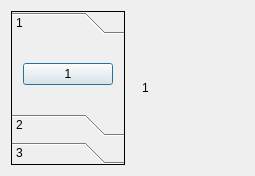
<?xml version="1.0" encoding="UTF-8"?>
<ui version="4.0">
 <class>QtDialog</class>
 <widget class="QDialog" name="QtDialog">
  <property name="geometry">
   <rect>
    <x>0</x>
    <y>0</y>
    <width>255</width>
    <height>170</height>
   </rect>
  </property>
  <layout class="QHBoxLayout" name="horizontalLayout">
   <item>
    <widget class="QToolBox" name="toolBox">
     <property name="sizePolicy">
      <sizepolicy hsizetype="Preferred" vsizetype="Preferred">
       <horstretch>1</horstretch>
       <verstretch>0</verstretch>
      </sizepolicy>
     </property>
     <property name="frameShape">
      <enum>QFrame::Panel</enum>
     </property>
     <property name="lineWidth">
      <number>1</number>
     </property>
     <property name="currentIndex">
      <number>0</number>
     </property>
     <widget class="QWidget" name="page">
      <property name="geometry">
       <rect>
        <x>0</x>
        <y>0</y>
        <width>114</width>
        <height>69</height>
       </rect>
      </property>
      <attribute name="label">
       <string>1</string>
      </attribute>
      <layout class="QVBoxLayout" name="verticalLayout">
       <item>
        <widget class="QPushButton" name="pushButton_1">
         <property name="text">
          <string>1</string>
         </property>
        </widget>
       </item>
      </layout>
     </widget>
     <widget class="QWidget" name="page_2">
      <property name="geometry">
       <rect>
        <x>0</x>
        <y>0</y>
        <width>114</width>
        <height>69</height>
       </rect>
      </property>
      <attribute name="label">
       <string>2</string>
      </attribute>
      <layout class="QVBoxLayout" name="verticalLayout_2">
       <item>
        <widget class="QPushButton" name="pushButton_2">
         <property name="text">
          <string>2</string>
         </property>
        </widget>
       </item>
      </layout>
     </widget>
     <widget class="QWidget" name="page_3">
      <property name="geometry">
       <rect>
        <x>0</x>
        <y>0</y>
        <width>114</width>
        <height>69</height>
       </rect>
      </property>
      <attribute name="label">
       <string>3</string>
      </attribute>
      <layout class="QVBoxLayout" name="verticalLayout_4">
       <item>
        <widget class="QPushButton" name="pushButton_3">
         <property name="text">
          <string>3</string>
         </property>
        </widget>
       </item>
      </layout>
     </widget>
    </widget>
   </item>
   <item>
    <widget class="QWidget" name="widget" native="true">
     <property name="sizePolicy">
      <sizepolicy hsizetype="Preferred" vsizetype="Preferred">
       <horstretch>1</horstretch>
       <verstretch>0</verstretch>
      </sizepolicy>
     </property>
     <layout class="QVBoxLayout" name="verticalLayout_3">
      <item>
       <widget class="QLabel" name="label">
        <property name="frameShadow">
         <enum>QFrame::Sunken</enum>
        </property>
        <property name="text">
         <string>1</string>
        </property>
       </widget>
      </item>
     </layout>
    </widget>
   </item>
  </layout>
 </widget>
 <layoutdefault spacing="6" margin="11"/>
 <resources/>
 <connections/>
</ui>
